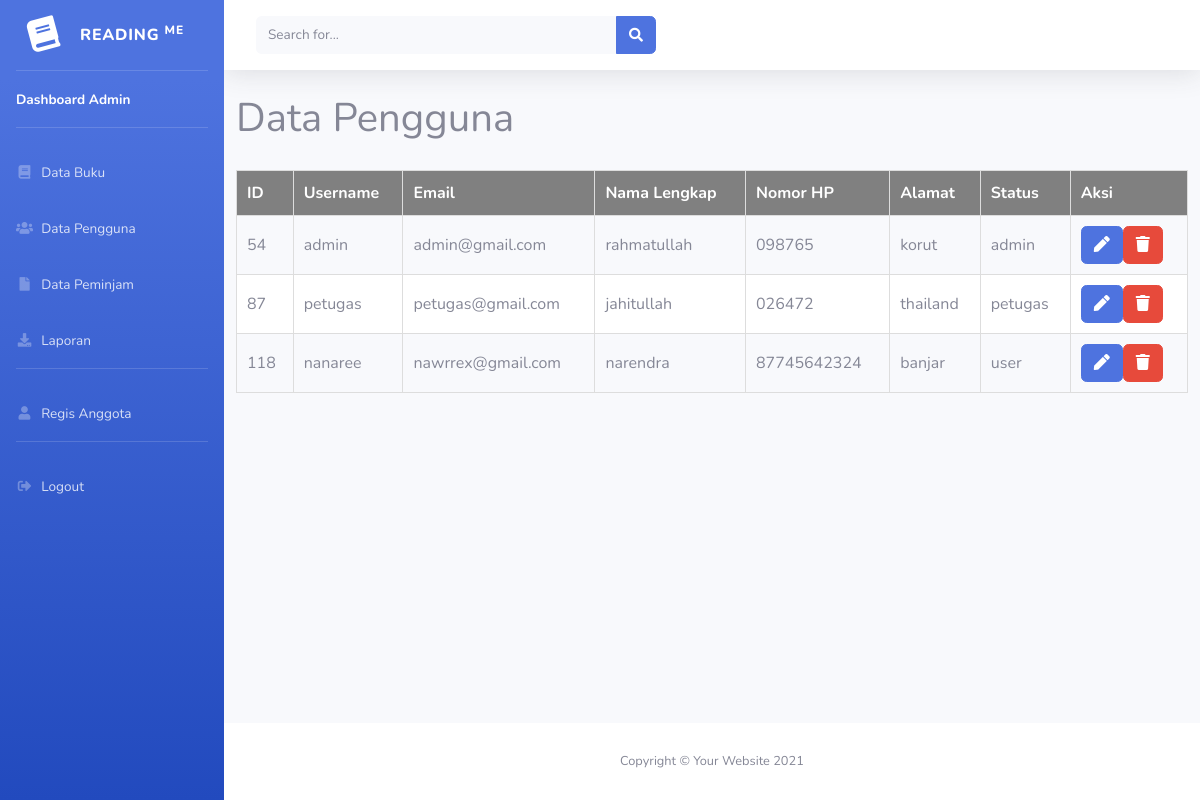
Before: /admin/data_user.php with the older database file.
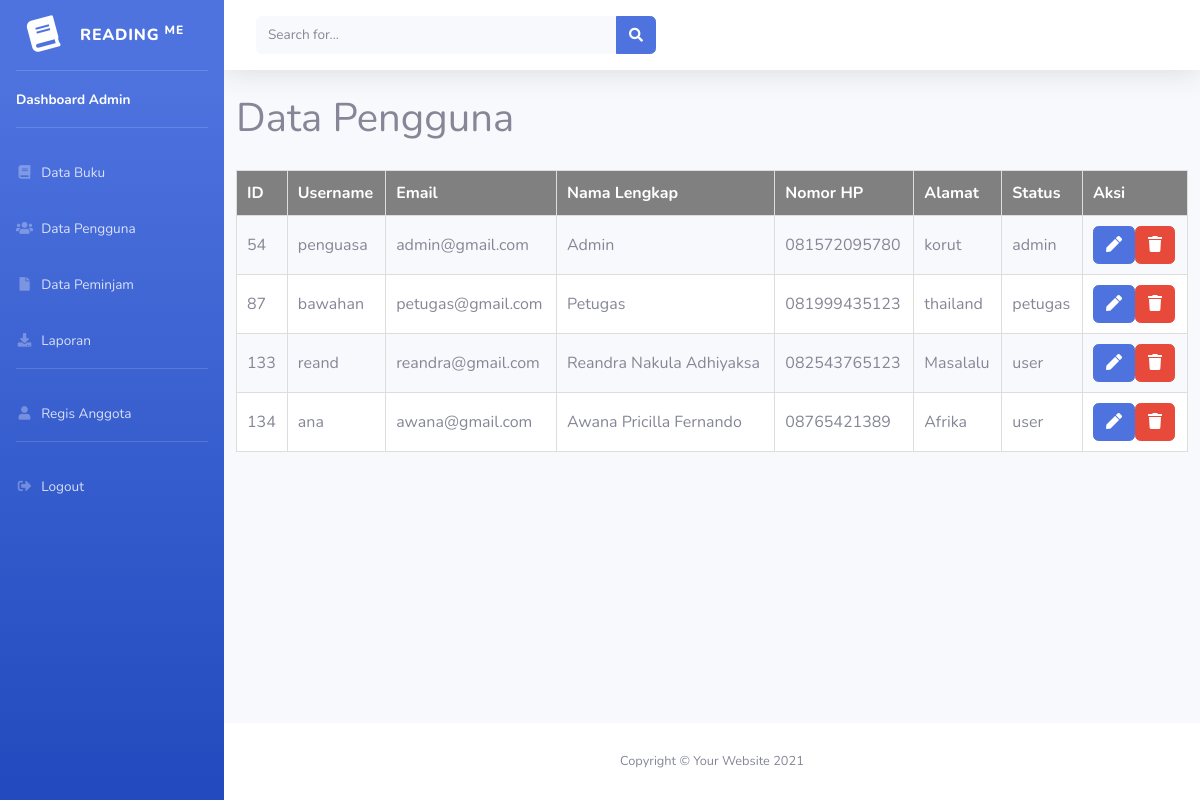
After: the same page with the newer database file.
### tables this page shows
CREATE TABLE `user` (
  `user_id` int(11) NOT NULL,
  `perpus_id` int(11) NOT NULL,
  `username` varchar(50) NOT NULL,
  `password` varchar(255) NOT NULL,
  `email` varchar(50) NOT NULL,
  `nama_lengkap` varchar(50) NOT NULL,
  `no_hp` varchar(50) NOT NULL,
  `alamat` varchar(100) NOT NULL,
  `role` varchar(50) NOT NULL,
  `created_at` timestamp NOT NULL DEFAULT current_timestamp() ON UPDATE current_timestamp()
);

### admin/data_user.php (the view, shortened to what the changed rows need)
<?php
    include "koneksi.php";
?>
<!DOCTYPE html>
<html lang="en">
<head>
    <link href="assets/vendor/fontawesome-free/css/all.min.css" rel="stylesheet" type="text/css">
    <link href="assets/css/sb-admin-2.min.css" rel="stylesheet">
</head>
<body id="page-top">
    <div id="wrapper">
        <div id="content-wrapper" class="d-flex flex-column">
            <div id="content">
                <div class="container-fluid">
                    <div class="row">
                        <!DOCTYPE html>
                        <html lang="en">
                        <head>
                        </head>
                        <body>
                            <h1>Data Pengguna</h1>
                            <table>
                                <thead>
                                    <tr>
                                        <th>ID</th>
                                        <th>Username</th>
                                        <th>Email</th>
                                        <th>Nama Lengkap</th>
                                        <th>Nomor HP</th>
                                        <th>Alamat</th>
                                        <th>Status</th>
                                        <th>Aksi</th>
                                    </tr>
                                </thead>
                                <tbody>
                                    <?php
            $sql = "SELECT * FROM user";
            $result = mysqli_query($koneksi, $sql);
            if (mysqli_num_rows($result) > 0) {
                while ($row = mysqli_fetch_assoc($result)) {
                    echo "<tr>";
                    echo "<td>" . $row['user_id'] . "</td>";
                    echo "<td>" . $row['username'] . "</td>";
                    echo "<td>" . $row['email'] . "</td>";
                    echo "<td>" . $row['nama_lengkap'] . "</td>";
                    echo "<td>" . $row['no_hp'] . "</td>";
                    echo "<td>" . $row['alamat'] . "</td>";
                    echo "<td>" . $row['role'] . "</td>";
                    echo "<td>";
                    echo "<a href='edit_user.php?id=" . $row['user_id'] . "' class='btn btn-primary'><i class='fas fa-pen to-square'></i> </a>";
                    echo "<button class='btn btn-danger' onclick='deleteUser(" . $row['user_id'] . ")'><i class='fas fa-trash'></i></button>";
                    echo "</td>";
                    echo "</tr>";
                }
            } else {
                echo "<tr><td colspan='7'>Tidak ada data pengguna</td></tr>";
            }
            ?>
                                </tbody>
                            </table>
                        </body>
                        </html>
                    </div>
                </div>
            </div>
        </div>
    </div>
</body>
</html>

Changed rows visible on the page:
removed user: user_id "118", username "nanaree", email "nawrrex@gmail.com", nama_lengkap "narendra", no_hp "87745642324", alamat "banjar", role "user"
changed user "admin@gmail.com": username "admin" → "penguasa"; nama_lengkap "rahmatullah" → "Admin"; no_hp "098765" → "081572095780"
changed user "petugas@gmail.com": username "petugas" → "bawahan"; nama_lengkap "jahitullah" → "Petugas"; no_hp "026472" → "081999435123"
added user: user_id "133", username "reand", email "reandra@gmail.com", nama_lengkap "Reandra Nakula Adhiyaksa", no_hp "082543765123", alamat "Masalalu", role "user"
added user: user_id "134", username "ana", email "awana@gmail.com", nama_lengkap "Awana Pricilla Fernando", no_hp "08765421389", alamat "Afrika", role "user"
